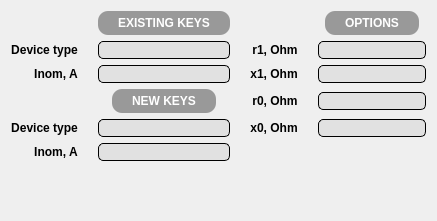
            <widget class="QWidget" name="updateContactPage">
             <layout class="QGridLayout" name="gridLayout_7">
              <property name="bottomMargin">
               <number>60</number>
              </property>
              <property name="horizontalSpacing">
               <number>20</number>
              </property>
              <item row="0" column="3" alignment="Qt::AlignHCenter|Qt::AlignVCenter">
               <widget class="QLabel" name="updateContactTitle3">
                <property name="font">
                 <font>
                  <pointsize>9</pointsize>
                  <weight>75</weight>
                  <bold>true</bold>
                 </font>
                </property>
                <property name="styleSheet">
                 <string notr="true">background-color: rgba(153, 153, 153);
color: rgb(255, 255, 255);
padding-right: 20px;
padding-left: 20px;
padding-top: 5px;
padding-bottom: 5px;
border-radius: 10px;
</string>
                </property>
                <property name="text">
                 <string>OPTIONS</string>
                </property>
                <property name="alignment">
                 <set>Qt::AlignCenter</set>
                </property>
               </widget>
              </item>
              <item row="3" column="1" alignment="Qt::AlignHCenter|Qt::AlignVCenter">
               <widget class="QLabel" name="updateContactTitle2">
                <property name="font">
                 <font>
                  <pointsize>9</pointsize>
                  <weight>75</weight>
                  <bold>true</bold>
                 </font>
                </property>
                <property name="styleSheet">
                 <string notr="true">background-color: rgba(153, 153, 153);
color: rgb(255, 255, 255);
padding-right: 20px;
padding-left: 20px;
padding-top: 5px;
padding-bottom: 5px;
border-radius: 10px;
</string>
                </property>
                <property name="text">
                 <string>NEW KEYS</string>
                </property>
                <property name="alignment">
                 <set>Qt::AlignCenter</set>
                </property>
               </widget>
              </item>
              <item row="3" column="3">
               <widget class="QLineEdit" name="updateContactEdit7">
                <property name="font">
                 <font>
                  <pointsize>9</pointsize>
                 </font>
                </property>
                <property name="styleSheet">
                 <string notr="true">background-color: rgba(225, 225, 225);
border-radius: 5px;
border: 1px solid black</string>
                </property>
                <property name="alignment">
                 <set>Qt::AlignCenter</set>
                </property>
               </widget>
              </item>
              <item row="3" column="2" alignment="Qt::AlignRight">
               <widget class="QLabel" name="updateContactLabel7">
                <property name="font">
                 <font>
                  <pointsize>9</pointsize>
                  <weight>75</weight>
                  <bold>true</bold>
                 </font>
                </property>
                <property name="text">
                 <string>r0, Ohm</string>
                </property>
                <property name="alignment">
                 <set>Qt::AlignCenter</set>
                </property>
               </widget>
              </item>
              <item row="5" column="0" alignment="Qt::AlignRight">
               <widget class="QLabel" name="updateContactLabel4">
                <property name="font">
                 <font>
                  <pointsize>9</pointsize>
                  <weight>75</weight>
                  <bold>true</bold>
                 </font>
                </property>
                <property name="text">
                 <string>Inom, A</string>
                </property>
                <property name="alignment">
                 <set>Qt::AlignCenter</set>
                </property>
               </widget>
              </item>
              <item row="1" column="3">
               <widget class="QLineEdit" name="updateContactEdit5">
                <property name="font">
                 <font>
                  <pointsize>9</pointsize>
                 </font>
                </property>
                <property name="styleSheet">
                 <string notr="true">background-color: rgba(225, 225, 225);
border-radius: 5px;
border: 1px solid black</string>
                </property>
                <property name="alignment">
                 <set>Qt::AlignCenter</set>
                </property>
               </widget>
              </item>
              <item row="1" column="1">
               <widget class="QLineEdit" name="updateContactEdit">
                <property name="font">
                 <font>
                  <pointsize>9</pointsize>
                 </font>
                </property>
                <property name="styleSheet">
                 <string notr="true">background-color: rgba(225, 225, 225);
border-radius: 5px;
border: 1px solid black</string>
                </property>
                <property name="alignment">
                 <set>Qt::AlignCenter</set>
                </property>
               </widget>
              </item>
              <item row="5" column="1">
               <widget class="QLineEdit" name="updateContactEdit4">
                <property name="font">
                 <font>
                  <pointsize>9</pointsize>
                 </font>
                </property>
                <property name="styleSheet">
                 <string notr="true">background-color: rgba(225, 225, 225);
border-radius: 5px;
border: 1px solid black</string>
                </property>
                <property name="alignment">
                 <set>Qt::AlignCenter</set>
                </property>
               </widget>
              </item>
              <item row="4" column="3">
               <widget class="QLineEdit" name="updateContactEdit8">
                <property name="font">
                 <font>
                  <pointsize>9</pointsize>
                 </font>
                </property>
                <property name="styleSheet">
                 <string notr="true">background-color: rgba(225, 225, 225);
border-radius: 5px;
border: 1px solid black</string>
                </property>
                <property name="alignment">
                 <set>Qt::AlignCenter</set>
                </property>
               </widget>
              </item>
              <item row="2" column="2" alignment="Qt::AlignRight">
               <widget class="QLabel" name="updateContactLabel6">
                <property name="font">
                 <font>
                  <pointsize>9</pointsize>
                  <weight>75</weight>
                  <bold>true</bold>
                 </font>
                </property>
                <property name="text">
                 <string>x1, Ohm</string>
                </property>
                <property name="alignment">
                 <set>Qt::AlignCenter</set>
                </property>
               </widget>
              </item>
              <item row="2" column="0" alignment="Qt::AlignRight">
               <widget class="QLabel" name="updateContactLabel2">
                <property name="font">
                 <font>
                  <pointsize>9</pointsize>
                  <weight>75</weight>
                  <bold>true</bold>
                 </font>
                </property>
                <property name="text">
                 <string>Inom, A</string>
                </property>
                <property name="alignment">
                 <set>Qt::AlignCenter</set>
                </property>
               </widget>
              </item>
              <item row="2" column="1">
               <widget class="QLineEdit" name="updateContactEdit2">
                <property name="font">
                 <font>
                  <pointsize>9</pointsize>
                 </font>
                </property>
                <property name="styleSheet">
                 <string notr="true">background-color: rgba(225, 225, 225);
border-radius: 5px;
border: 1px solid black</string>
                </property>
                <property name="alignment">
                 <set>Qt::AlignCenter</set>
                </property>
               </widget>
              </item>
              <item row="1" column="2" alignment="Qt::AlignRight">
               <widget class="QLabel" name="updateContactLabel5">
                <property name="font">
                 <font>
                  <pointsize>9</pointsize>
                  <weight>75</weight>
                  <bold>true</bold>
                 </font>
                </property>
                <property name="text">
                 <string>r1, Ohm</string>
                </property>
                <property name="alignment">
                 <set>Qt::AlignCenter</set>
                </property>
               </widget>
              </item>
              <item row="4" column="2" alignment="Qt::AlignRight">
               <widget class="QLabel" name="updateContactLabel8">
                <property name="font">
                 <font>
                  <pointsize>9</pointsize>
                  <weight>75</weight>
                  <bold>true</bold>
                 </font>
                </property>
                <property name="text">
                 <string>x0, Ohm</string>
                </property>
                <property name="alignment">
                 <set>Qt::AlignCenter</set>
                </property>
               </widget>
              </item>
              <item row="4" column="1">
               <widget class="QLineEdit" name="updateContactEdit3">
                <property name="font">
                 <font>
                  <pointsize>9</pointsize>
                 </font>
                </property>
                <property name="styleSheet">
                 <string notr="true">background-color: rgba(225, 225, 225);
border-radius: 5px;
border: 1px solid black</string>
                </property>
                <property name="alignment">
                 <set>Qt::AlignCenter</set>
                </property>
               </widget>
              </item>
              <item row="1" column="0" alignment="Qt::AlignRight">
               <widget class="QLabel" name="updateContactLabel">
                <property name="font">
                 <font>
                  <pointsize>9</pointsize>
                  <weight>75</weight>
                  <bold>true</bold>
                 </font>
                </property>
                <property name="text">
                 <string>Device type</string>
                </property>
                <property name="alignment">
                 <set>Qt::AlignCenter</set>
                </property>
               </widget>
              </item>
              <item row="2" column="3">
               <widget class="QLineEdit" name="updateContactEdit6">
                <property name="font">
                 <font>
                  <pointsize>9</pointsize>
                 </font>
                </property>
                <property name="styleSheet">
                 <string notr="true">background-color: rgba(225, 225, 225);
border-radius: 5px;
border: 1px solid black</string>
                </property>
                <property name="alignment">
                 <set>Qt::AlignCenter</set>
                </property>
               </widget>
              </item>
              <item row="4" column="0" alignment="Qt::AlignRight">
               <widget class="QLabel" name="updateContactLabel3">
                <property name="font">
                 <font>
                  <pointsize>9</pointsize>
                  <weight>75</weight>
                  <bold>true</bold>
                 </font>
                </property>
                <property name="text">
                 <string>Device type</string>
                </property>
                <property name="alignment">
                 <set>Qt::AlignCenter</set>
                </property>
               </widget>
              </item>
              <item row="0" column="1" alignment="Qt::AlignHCenter|Qt::AlignVCenter">
               <widget class="QLabel" name="updateContactTitle">
                <property name="font">
                 <font>
                  <pointsize>9</pointsize>
                  <weight>75</weight>
                  <bold>true</bold>
                 </font>
                </property>
                <property name="styleSheet">
                 <string notr="true">background-color: rgba(153, 153, 153);
color: rgb(255, 255, 255);
padding-right: 20px;
padding-left: 20px;
padding-top: 5px;
padding-bottom: 5px;
border-radius: 10px;
</string>
                </property>
                <property name="text">
                 <string>EXISTING KEYS</string>
                </property>
                <property name="alignment">
                 <set>Qt::AlignCenter</set>
                </property>
               </widget>
              </item>
             </layout>
            </widget>
